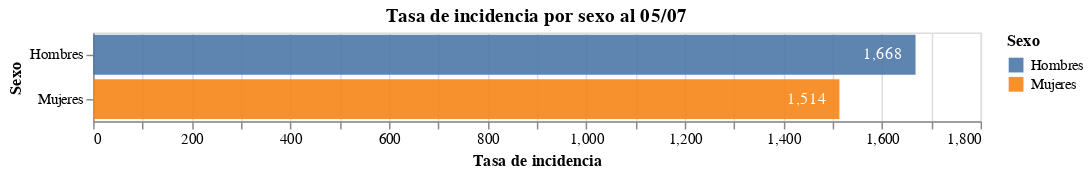

The code cell stored with this chart in its notebook:
### Code cell
#hide
my_plot(df_ti, last_date)

### Figure 1 — Vega-Lite specification as saved in the notebook (floating-point values rounded to 4 significant figures)
{"config": {"view": {"continuousWidth": 400, "continuousHeight": 300}}, "layer": [{"mark": {"type": "bar", "opacity": 0.9}, "encoding": {"color": {"type": "nominal", "field": "Sexo"}, "tooltip": [{"type": "nominal", "field": "Sexo"}, {"type": "quantitative", "field": "Tasa de incidencia"}], "x": {"type": "quantitative", "field": "Tasa de incidencia"}, "y": {"type": "nominal", "field": "Sexo"}}}, {"mark": {"type": "text", "color": "white", "dx": -22, "dy": 0}, "encoding": {"text": {"type": "quantitative", "field": "Tasa de incidencia", "format": ",.0f"}, "x": {"type": "quantitative", "field": "Tasa de incidencia", "stack": "zero"}, "y": {"type": "nominal", "field": "Sexo"}}}], "data": {"name": "data-b9207b5169dafdf7ff9932946f775de7"}, "height": {"step": 30}, "title": "Tasa de incidencia por sexo al 05/07", "width": 600, "$schema": "https://vega.github.io/schema/vega-lite/v4.8.1.json", "datasets": {"data-b9207b5169dafdf7ff9932946f775de7": [{"Sexo": "Hombres", "Tasa de incidencia": 1668.0}, {"Sexo": "Mujeres", "Tasa de incidencia": 1514.0}]}}
